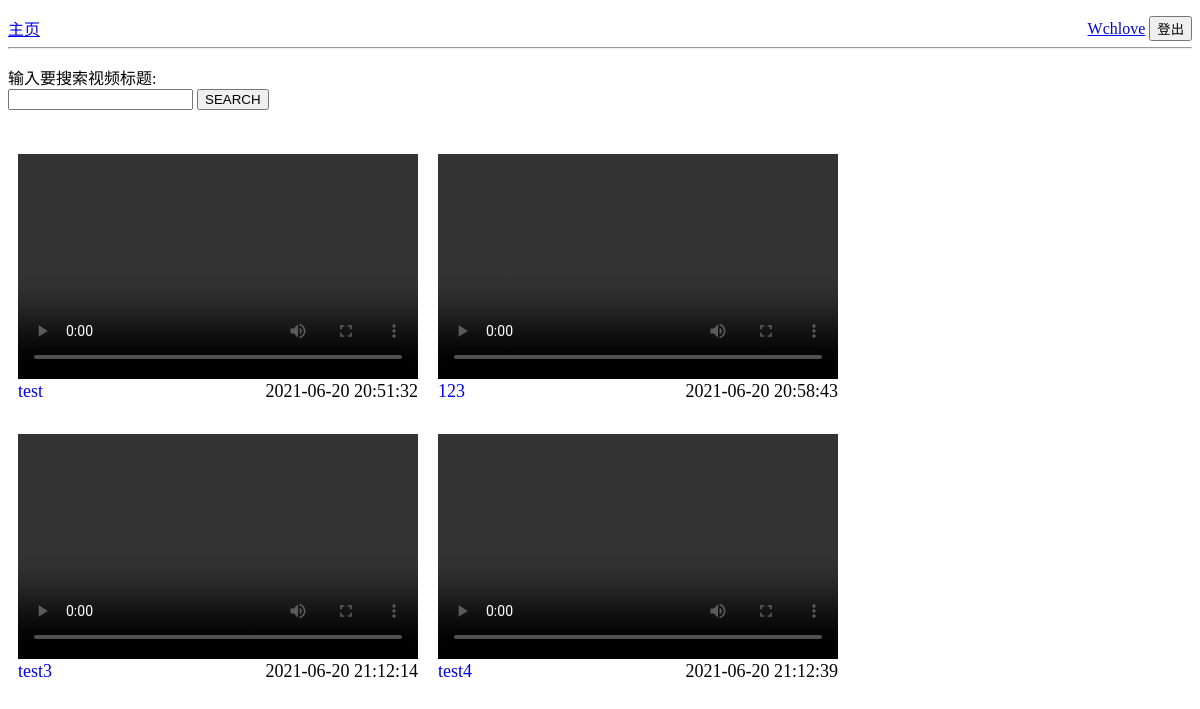
/main (signed in), run on the app's committed database.
### tables this page shows
CREATE TABLE accounts (id integer primary key autoincrement,user_name string  unique not null,password string not null);

CREATE TABLE video (id integer primary key autoincrement,name string ,path string not null ,user_name string not null,time string not null);

### app.py (the view)
@app.route('/main', methods=['GET','POST'])
@login_required
def mainhome():
    form = SearchForm()
    videos = DB.video_query()
    if form.validate_on_submit():
        name = request.form.get('name', None)
        return redirect(url_for('video_result', name = name))
    return render_template('MAINHOME.html', name = current_user.username, form = form, videos = videos)

### forms.py
class SearchForm(FlaskForm):
    name = StringField('name', validators=[DataRequired()])
    submit = SubmitField('name')

### DB.py (called while the page is built)
def ac_id(user_name):
    con = sqlite3.connect(DATABASE)
    cur = con.cursor()
    sql = 'select id from accounts where user_name = ?'
    cur.execute(sql,[user_name])
    result = cur.fetchone()
    con.close()
    try:
        return result[0]
    except:
        return None

def ac_name(id):
    con = sqlite3.connect(DATABASE)
    cur = con.cursor()
    sql = 'select user_name from accounts where id = ?'
    cur.execute(sql,[id])
    result = cur.fetchone()
    con.close()
    try:
        return result[0]
    except:
        return None

def video_query():
    con = sqlite3.connect(DATABASE)
    cur = con.cursor()
    sql = 'select name, path, time, id from video'
    cur.execute(sql)
    result = cur.fetchall()
    con.close()
    return result

### app.py (called while the page is built)
@login_manager.user_loader
def load_user(user_id):
    return User.get(user_id)

### manager.py (called while the page is built)
    def get_id(self):
        id = DB.ac_id(self.username)
        if id is None:
            return uuid.uuid4()
        else:
            return id

    @staticmethod
    def get(user_id):
        user_name = DB.ac_name(user_id)
        return User(user_name)

### templates/MAINHOME.html (shortened to what this page needs)
<!DOCTYPE html>
<html lang="en">
<head>
</head>
<body>
    <p>
        <div style="height:15px">
            <div style="float:left"><a href="{{ url_for("mainhome") }}">主页</a></div>
            <div style="float:right">
                <a href="{{ url_for("home", name = name) }}">{{ name }}</a>
                <a href="{{ url_for("logout") }}"><input type="submit" value="登出"></a>
            </div>
        </div>
    </p>
    <hr>
    <form action="{{ url_for("mainhome") }}" method="POST">
        <p>
            输入要搜索视频标题:<br>
            <input type="text" name="name" />
            <input type="submit" value="SEARCH">
        </p>
    </form>
    {% if videos %}
    {% for video in videos %}
    <div id="container">
        <div class="box-out" style="height:280px;width:400px;">
            <video class="movie box-in" width="400" height="225" controls="controls">
                <source src="../../static/{{ video[1] }}" type="video/mp4" />
            </video>
            <a href="{{ url_for("singlemovie", id = video[3]) }}"><p class="title-in1">{{ video[0] }}</p></a>
            <p class="title-in2">{{ video[2] }}</p>
        </div>
        {% endfor %}
    </div>
    {% else %}
    还没有上传视频
    {% endif %}
</body>
</html>

### templates/MAINHOME.html (style rules this page uses)
.box-out { position: relative; #border:solid 1px #555; float: left; padding: 0px 10px; }
.box-in { position: absolute; left: 0; top: 0px; right: 0; bottom: 0; margin: auto; }
.title-in1 { position: absolute; top: 240px; left: 10px; margin: auto; text-align: center; height: 50px; line-height: 50px; font-size: 18px; }
.title-in2 { position: absolute; top: 240px; right: 10px; margin: auto; text-align: center; height: 50px; line-height: 50px; font-size: 18px; }

### data on the page
accounts: user_name "Wchlove"
video: name "test", time "2021-06-20 20:51:32"
video: name "123", time "2021-06-20 20:58:43"
video: name "test3", time "2021-06-20 21:12:14"
video: name "test4", time "2021-06-20 21:12:39"
